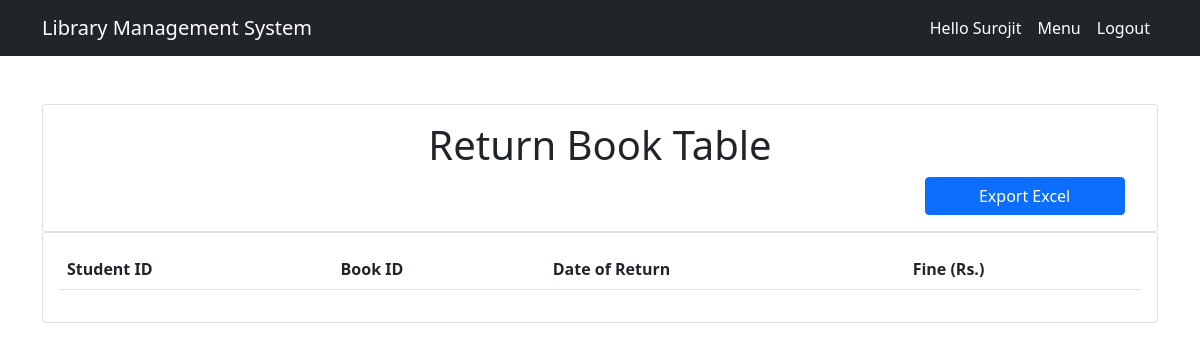
/registration/showreturnbook (signed in), run on an earlier commit of the app's database.
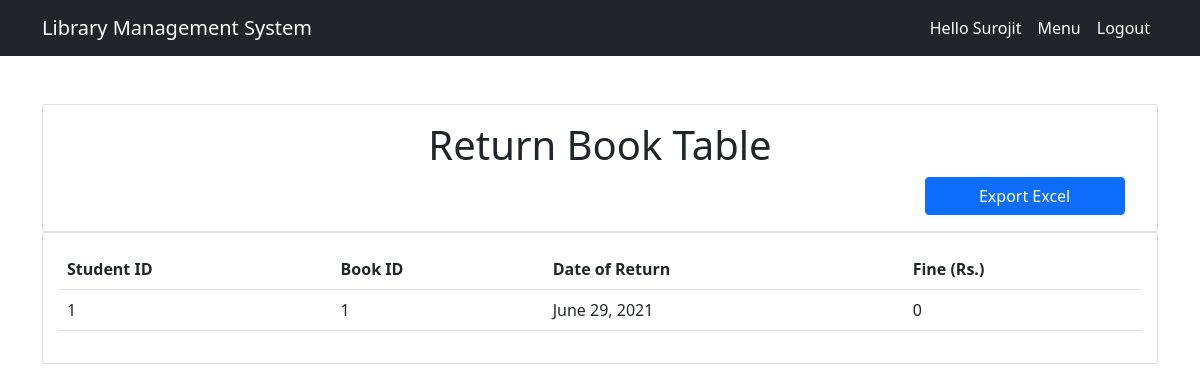
And on a later commit of the database.
### registration/models.py (models this page shows)
class ReturnBook(models.Model):
    sid2=models.IntegerField()
    bid2=models.IntegerField()
    dateofreturn=models.DateField()
    fine=models.IntegerField(default=0)

### registration/views.py (the view)
# urls.py: path('showreturnbook', views.showReturnBook, name='showreturnbook'),
@login_required
def showReturnBook(request):
    returnbooks=ReturnBook.objects.all()
    return render(request, 'registration/showreturnbook.html', {'returnbooks': returnbooks})

### registration/templates/registration/showreturnbook.html (shortened to what this page needs)
{%  extends 'base.html' %}
{% block content %}
<br><br>
<div class="row">
    <div class="col-md">
        <div class="card card-body">
            <h1 style=" text-align: center;">Return Book Table</h1>
            <a href="{% url 'exportexcelreturnbook' %}" class="btn btn-primary">Export Excel</a>
        </div>
        <div class="card card-body">
            <table class="table">
                <tr>
                    <th>Student ID</th>
                    <th>Book ID</th>
                    <th>Date of Return</th>
                    <th>Fine (Rs.)</th>
                </tr>
                {% for i in returnbooks %}
                <tr>
                    <td>{{i.sid2}}</td>
                    <td>{{i.bid2}}</td>
                    <td>{{i.dateofreturn}}</td>
                    <td>{{i.fine}}</td>
                </tr>
                {% endfor %}
            </table>
        </div>
    </div>
</div>
{% endblock %}

### templates/base.html (shortened to what this page needs)
<!doctype html>
<html lang="en">
  <head>
<link href="https://cdn.jsdelivr.net/npm/bootstrap@5.0.0-beta3/dist/css/bootstrap.min.css" rel="stylesheet">
  </head>
  <body>
<header>
        <nav class="navbar navbar-expand-lg navbar-light bg-dark">
            <div class="container">
                    <a style="color: white;" class="navbar-brand" href="">
                    Library Management System</a>
                    <div class="collapse navbar-collapse justify-content-end" id="navbarNav">
                      <ul class="navbar-nav ml-auto">
                        {% if user.is_authenticated %}
                        <li class="nav-item">
                          <a style="color: white;" class="nav-link" href="#">Hello {{user.username}}</a>
                        </li>
                          <li class="nav-item">
                            <a style="color: white;" class="nav-link" href="{%url 'menu'%}">Menu</a>
                          </li>
                          <li class="nav-item">
                            <a style="color: white;" class="nav-link" href="{%url 'logout'%}">Logout</a>
                          </li>
                      {%endif%}
                    </div>
            </div>
          </nav>
</header>
<div class="container">
    {% block content %}
    {% endblock %}
</div>
<footer class="text-muted py-5">
</footer>
  </body>
</html>

### registration/templates/registration/showreturnbook.html (style rules this page uses)
.btn-primary { width: 200px; position: relative; left: 80%; }

What changed in the data, as far as the page shows it:
added ReturnBook: sid2 "1", bid2 "1", dateofreturn "June 29, 2021", fine "0"
